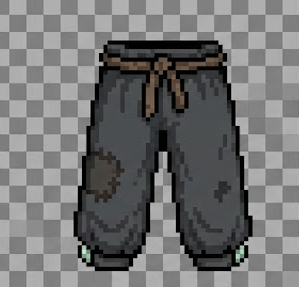
#> input picture tools/lk_quan_design.png, 299 x 287 px
$ python cut_lk_quan.py lk_quan_design.png lk_quan_design.png
#> lines starting #> are read from the running program, lines starting #| are printed output that depends on the picture; after the words box and inside, x2 and y2 are one past the last pixel; in counts of white or black regions, pixels touching at a corner belong together
#!/usr/bin/env python3
"""Cắt quần Giới Khố (lk_quan) từ ảnh thiết kế nền ô cờ giả → wwwroot/img/lk_quan.png 128×128 (+ _epic: viền hào quang tím Địa cấp).
python3 tools/cut_lk_quan.py tools/lk_quan_design.png wwwroot/img"""
import sys
from collections import deque
import numpy as np
from PIL import Image, ImageFilter
src, out = sys.argv[1], sys.argv[2]
im = np.array(Image.open(src).convert('RGB')).astype(int)
H, W, _ = im.shape
#> H = 287; W = 299
mx, mn = im.max(-1), im.min(-1)
bgl = (mx - mn < 12) & (mn > 105)                 # ô cờ xám sáng trung tính (quần xám tối nên không lẫn)
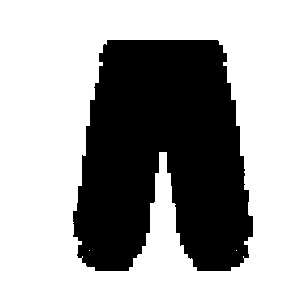
#> bgl: shape (287, 299) bool; 62.6% white; 1 black region, box (x1, y1, x2, y2) and area: (73, 40, 253, 271) 32093
bg = np.zeros((H, W), bool); seen = np.zeros((H, W), bool)
for y0, x0 in zip(*np.nonzero(bgl)):              # mọi mảng ô cờ lớn (kể cả kẹp giữa hai ống quần) là nền
    if seen[y0, x0]: continue
    seen[y0, x0] = True; dq = deque([(y0, x0)]); pts = []
    while dq:
        y, x = dq.popleft(); pts.append((y, x))
        for dy, dx in ((1, 0), (-1, 0), (0, 1), (0, -1)):
            ny, nx = y + dy, x + dx
            if 0 <= ny < H and 0 <= nx < W and bgl[ny, nx] and not seen[ny, nx]: seen[ny, nx] = True; dq.append((ny, nx))
    if len(pts) > 40:
        for y, x in pts: bg[y, x] = True
#> bg: shape (287, 299) bool; 62.6% white; 1 black region, box (x1, y1, x2, y2) and area: (73, 40, 253, 271) 32099
soft = (mx - mn < 20) & (mn > 90)
#> soft: shape (287, 299) bool; 62.8% white; 1 black region, box (x1, y1, x2, y2) and area: (73, 40, 253, 271) 31896
for _ in range(2):
    nb = np.zeros_like(bg); nb[1:] |= bg[:-1]; nb[:-1] |= bg[1:]; nb[:, 1:] |= bg[:, :-1]; nb[:, :-1] |= bg[:, 1:]
    bg |= nb & soft
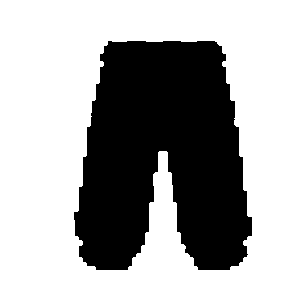
#> nb: shape (287, 299) bool; 64% white; 1 black region, box (x1, y1, x2, y2) and area: (74, 41, 252, 270) 30926
a = np.where(bg, 0, 255).astype(np.uint8)
#> a: shape (287, 299); 37.2% white; 1 white region, box (x1, y1, x2, y2) and area: (73, 40, 253, 271) 31954
ys, xs = np.nonzero(a); y0, y1, x0, x1 = ys.min(), ys.max() + 1, xs.min(), xs.max() + 1
#> after `y0, y1, x0, x1 = (ys.min(), ys.max() + 1, xs.min(), xs.max() + 1)`: y0 = 40; y1 = 271; x0 = 73; x1 = 253
rgba = np.dstack([im.astype(np.uint8), a])[y0:y1, x0:x1]
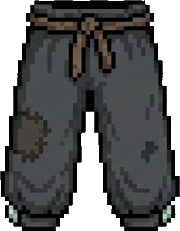
#> rgba: shape (231, 180, 4); mean R, G, B, A 77.4, 77.9, 78.2, 196; transparent parts drawn white
h, w = rgba.shape[:2]; S = int(max(h, w) * 1.12)          # chừa lề cho hào quang bản Địa cấp
#> after `h, w = rgba.shape[:2]`: h = 231; w = 180
#> after `S = int(max(h, w) * 1.12)`: S = 258
sq = np.zeros((S, S, 4), np.uint8); sq[(S - h) // 2:(S - h) // 2 + h, (S - w) // 2:(S - w) // 2 + w] = rgba
# thu nhỏ trên premultiplied
f = sq.astype(float); al = f[..., 3:] / 255
#> after `al = f[..., 3:] / 255`: al: shape (258, 258, 1) float64; values 0 (black) and 1 (white), 48% white; 1 white region, box (x1, y1, x2, y2) and area: (39, 13, 219, 244) 31954
pm = np.dstack([f[..., :3] * al, f[..., 3:]]).astype(np.uint8)
s = np.array(Image.fromarray(pm, 'RGBA').resize((128, 128), Image.LANCZOS)).astype(float)
al2 = s[..., 3:] / 255
rgb = np.where(al2 > 0, s[..., :3] / np.maximum(al2, 1e-6), 0)
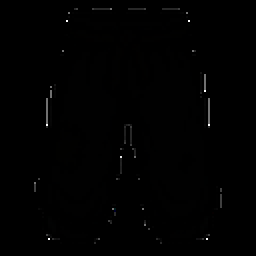
#> rgb: shape (128, 128, 3) float64 (shown 2 times larger); mean R, G, B 78.1, 78.5, 78.8; drawn with min black and max white
res = np.dstack([np.clip(rgb, 0, 255), s[..., 3:]]).astype(np.uint8)
res[..., 3] = np.where(res[..., 3] < 60, 0, 255)
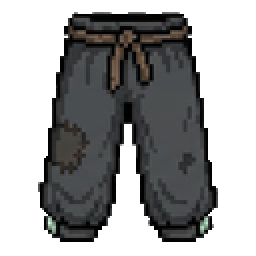
#> res: shape (128, 128, 4) (shown 2 times larger); mean R, G, B, A 31.5, 31.8, 32, 123.4; transparent parts drawn white
base = Image.fromarray(res, 'RGBA'); base.save(f'{out}/lk_quan.png')
# Địa cấp: viền tím sáng + quầng mờ + vài điểm lấp lánh
A = Image.fromarray(res[..., 3])
#> A: PIL image 128x128 L; 48.4% white; 1 white region, box (x1, y1, x2, y2) and area: (19, 6, 109, 121) 7926
ring1 = np.array(A.filter(ImageFilter.MaxFilter(5))) > 0
#> ring1: shape (128, 128) bool; 55.1% white; 1 black region, box (x1, y1, x2, y2) and area: (0, 0, 128, 128) 7355
ring2 = np.array(A.filter(ImageFilter.MaxFilter(11))) > 0
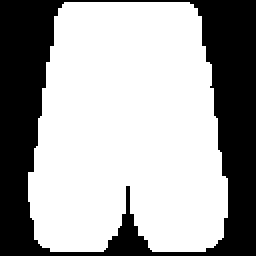
#> ring2: shape (128, 128) bool (shown 2 times larger); 64.8% white; 1 black region, box (x1, y1, x2, y2) and area: (0, 0, 128, 128) 5761
glow = np.zeros((128, 128, 4), np.uint8)
glow[ring2] = (120, 70, 190, 90); glow[ring1] = (176, 124, 240, 230)
e = Image.fromarray(glow, 'RGBA'); e.alpha_composite(base)
ea = np.array(e)
for (x, y, r) in ((100, 22, 3), (24, 96, 2), (106, 88, 2), (30, 30, 1)):
    for d in range(-r, r + 1):
        for (px, py) in ((x + d, y), (x, y + d)):
            if 0 <= px < 128 and 0 <= py < 128: ea[py, px] = (255, 250, 255, 255)
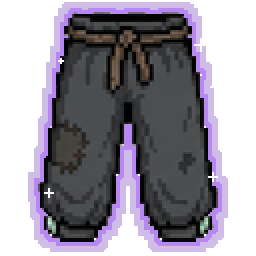
#> ea: shape (128, 128, 4) (shown 2 times larger); mean R, G, B, A 51.2, 43.2, 62.7, 147.8; transparent parts drawn white
Image.fromarray(ea, 'RGBA').save(f'{out}/lk_quan_epic.png')
print('ok', (x0, y0, x1, y1))
#| ok (73, 40, 253, 271)
